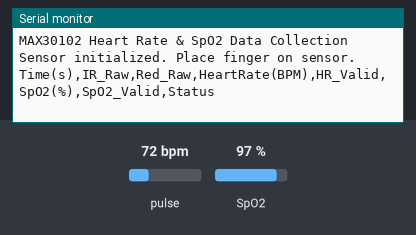
Bench run of a sketch on a simulated Arduino Uno, built with avr-gcc and run on an emulated ATmega328P. Shown: the last lines printed to the serial monitor. Inputs (shaded band) come from the test bench; at power-on: pulse 72 bpm, SpO2 97 %.

Above: at 3.2 s.
3.3 s: pulse set to 42 bpm
At 7.0 s:
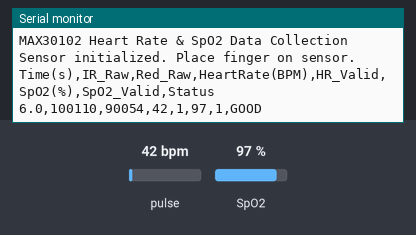
11.6 s: SpO2 set to 80 %
At 12.4 s:
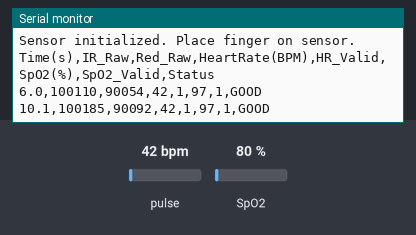
14.0 s: pulse set to 70 bpm
At 15.5 s:
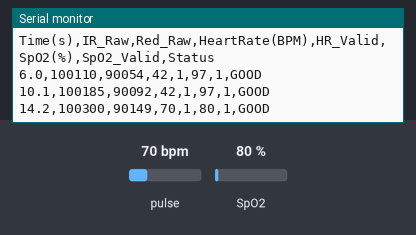
Timing chart, 0 to 17.0 s (numbered marks = the images above; inputs shaded):
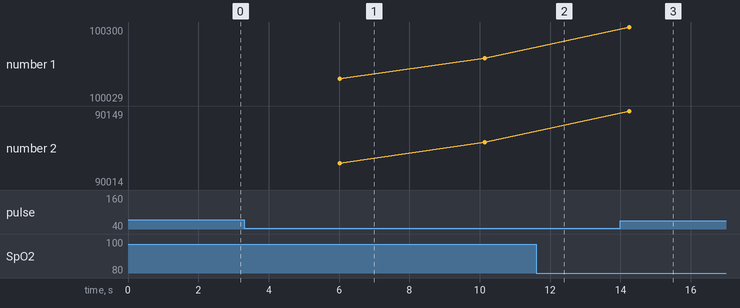

The sketch:

PPGcollect.ino
```cpp
#include <Wire.h>
#include "DFRobot_MAX30102.h"

DFRobot_MAX30102 particleSensor;

void setup() {
  Serial.begin(115200);
  Serial.println("MAX30102 Heart Rate & SpO2 Data Collection");

  // Initialize sensor
  if (!particleSensor.begin()) {
    Serial.println("MAX30102 was not found. Please check wiring/power.");
    while(1);
  }

  // Configure sensor (using the actual API signature)
  particleSensor.sensorConfiguration(
    60,              // LED brightness (0-255, default 0x1F=31)
    SAMPLEAVG_4,     // Average 4 samples
    MODE_MULTILED,   // Use both Red and IR LEDs
    SAMPLERATE_100,  // 100 samples per second (changed from 400 to reduce data rate)
    PULSEWIDTH_411,  // Pulse width
    ADCRANGE_4096    // ADC range (default is 4096, not 16384)
  );

  Serial.println("Sensor initialized. Place finger on sensor.");
  Serial.println("Time(s),IR_Raw,Red_Raw,HeartRate(BPM),HR_Valid,SpO2(%),SpO2_Valid,Status");

  delay(2000); // Give sensor time to stabilize
}

void loop() {
  // Get raw values
  uint32_t irValue = particleSensor.getIR();
  uint32_t redValue = particleSensor.getRed();

  // Variables for heart rate and SpO2 calculation
  int32_t spo2;
  int8_t spo2Valid;
  int32_t heartRate;
  int8_t heartRateValid;

  // Check if finger is detected
  bool fingerDetected = irValue > 50000;

  if (fingerDetected) {
    // Calculate heart rate and SpO2 using built-in algorithm
    particleSensor.heartrateAndOxygenSaturation(&spo2, &spo2Valid, &heartRate, &heartRateValid);

    // Output data every second
    static uint32_t lastOutput = 0;
    if (millis() - lastOutput >= 1000) {
      lastOutput = millis();

      // Output: Time, IR Raw, Red Raw, Heart Rate, HR Valid, SpO2, SpO2 Valid, Status
      Serial.print(millis() / 1000.0, 1);
      Serial.print(",");
      Serial.print(irValue);
      Serial.print(",");
      Serial.print(redValue);
      Serial.print(",");

      // Heart Rate
      if (heartRateValid) {
        Serial.print(heartRate);
      } else {
        Serial.print("---");
      }
      Serial.print(",");
      Serial.print(heartRateValid ? "1" : "0");
      Serial.print(",");

      // SpO2
      if (spo2Valid) {
        Serial.print(spo2);
      } else {
        Serial.print("---");
      }
      Serial.print(",");
      Serial.print(spo2Valid ? "1" : "0");
      Serial.print(",");

      // Status
      if (heartRateValid && spo2Valid) {
        Serial.println("GOOD");
      } else if (heartRateValid || spo2Valid) {
        Serial.println("PARTIAL");
      } else {
        Serial.println("CALCULATING");
      }
    }

  } else {
    // No finger detected
    static uint32_t lastNoFingerOutput = 0;
    if (millis() - lastNoFingerOutput >= 2000) { // Output less frequently when no finger
      lastNoFingerOutput = millis();

      Serial.print(millis() / 1000.0, 1);
      Serial.print(",");
      Serial.print(irValue);
      Serial.print(",");
      Serial.print(redValue);
      Serial.println(",---,0,---,0,NO_FINGER");
    }
  }

  delay(100); // Small delay to prevent overwhelming the sensor
}

// Alternative simplified version for CSV output only
/*
void loop() {
  uint32_t irValue = particleSensor.getIR();

  if (irValue > 50000) {  // Finger detected
    int32_t spo2, heartRate;
    int8_t spo2Valid, heartRateValid;

    particleSensor.heartrateAndOxygenSaturation(&spo2, &spo2Valid, &heartRate, &heartRateValid);

    // Only output when both values are valid
    if (heartRateValid && spo2Valid && heartRate > 30 && heartRate < 200 && spo2 > 70 && spo2 <= 100) {
      Serial.print(millis() / 1000.0, 1);
      Serial.print(",");
      Serial.print(heartRate);
      Serial.print(",");
      Serial.println(spo2);
    }
  }

  delay(1000);
}
*/
```

Measured:
- after the input at 3.3 s, the serial monitor: prints a new line after 2.7 s (image 1)
- after the input at 14.0 s, the serial monitor: prints a new line after 0.25 s (image 3)
- plotted number 1: 100185 → 100029 after the input at 14.0 s
- plotted number 2: 90092 → 90014 after the input at 14.0 s
